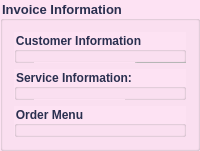
         <widget class="QGroupBox" name="groupBox">
          <property name="maximumSize">
           <size>
            <width>500</width>
            <height>800</height>
           </size>
          </property>
          <property name="font">
           <font>
            <pointsize>10</pointsize>
            <weight>75</weight>
            <bold>true</bold>
           </font>
          </property>
          <property name="styleSheet">
           <string notr="true">background-color: rgb(253, 226, 243);
color: rgb(42, 47, 79);</string>
          </property>
          <property name="title">
           <string>Invoice Information</string>
          </property>
          <layout class="QVBoxLayout" name="verticalLayout_2">
           <item>
            <widget class="QGroupBox" name="groupBoxCustomerInformation">
             <property name="font">
              <font>
               <pointsize>9</pointsize>
               <weight>75</weight>
               <bold>true</bold>
              </font>
             </property>
             <property name="title">
              <string>Customer Information</string>
             </property>
             <widget class="QLabel" name="label">
              <property name="geometry">
               <rect>
                <x>20</x>
                <y>60</y>
                <width>121</width>
                <height>21</height>
               </rect>
              </property>
              <property name="font">
               <font>
                <pointsize>9</pointsize>
               </font>
              </property>
              <property name="text">
               <string>Customer Name:</string>
              </property>
             </widget>
             <widget class="QLineEdit" name="lineEditTenKH">
              <property name="geometry">
               <rect>
                <x>120</x>
                <y>60</y>
                <width>151</width>
                <height>21</height>
               </rect>
              </property>
              <property name="font">
               <font>
                <pointsize>9</pointsize>
               </font>
              </property>
              <property name="styleSheet">
               <string notr="true">background-color: rgb(255, 255, 255);</string>
              </property>
             </widget>
             <widget class="QLineEdit" name="lineEditSoKH">
              <property name="geometry">
               <rect>
                <x>120</x>
                <y>90</y>
                <width>151</width>
                <height>21</height>
               </rect>
              </property>
              <property name="font">
               <font>
                <pointsize>9</pointsize>
               </font>
              </property>
              <property name="styleSheet">
               <string notr="true">background-color: rgb(255, 255, 255);</string>
              </property>
             </widget>
             <widget class="QLineEdit" name="lineEditMaHoaDon">
              <property name="geometry">
               <rect>
                <x>120</x>
                <y>30</y>
                <width>151</width>
                <height>21</height>
               </rect>
              </property>
              <property name="font">
               <font>
                <pointsize>9</pointsize>
               </font>
              </property>
              <property name="styleSheet">
               <string notr="true">background-color: rgb(255, 255, 255);</string>
              </property>
             </widget>
             <widget class="QLabel" name="label_4">
              <property name="geometry">
               <rect>
                <x>20</x>
                <y>30</y>
                <width>101</width>
                <height>21</height>
               </rect>
              </property>
              <property name="font">
               <font>
                <pointsize>9</pointsize>
               </font>
              </property>
              <property name="text">
               <string>ID Invoice:</string>
              </property>
             </widget>
             <widget class="QLabel" name="label_6">
              <property name="geometry">
               <rect>
                <x>20</x>
                <y>90</y>
                <width>101</width>
                <height>21</height>
               </rect>
              </property>
              <property name="font">
               <font>
                <pointsize>9</pointsize>
               </font>
              </property>
              <property name="text">
               <string>Phone Number:</string>
              </property>
             </widget>
             <widget class="QLabel" name="label_10">
              <property name="geometry">
               <rect>
                <x>20</x>
                <y>120</y>
                <width>121</width>
                <height>21</height>
               </rect>
              </property>
              <property name="font">
               <font>
                <pointsize>9</pointsize>
               </font>
              </property>
              <property name="text">
               <string>Server Number:</string>
              </property>
             </widget>
             <widget class="QLineEdit" name="lineEditServerMay">
              <property name="geometry">
               <rect>
                <x>120</x>
                <y>120</y>
                <width>151</width>
                <height>21</height>
               </rect>
              </property>
              <property name="font">
               <font>
                <pointsize>9</pointsize>
               </font>
              </property>
              <property name="styleSheet">
               <string notr="true">background-color: rgb(255, 255, 255);</string>
              </property>
             </widget>
            </widget>
           </item>
           <item>
            <widget class="QGroupBox" name="groupBoxServiceInformation">
             <property name="font">
              <font>
               <pointsize>9</pointsize>
               <weight>75</weight>
               <bold>true</bold>
              </font>
             </property>
             <property name="title">
              <string>Service Information:</string>
             </property>
             <widget class="QDateEdit" name="dateEditThoiGianBill">
              <property name="geometry">
               <rect>
                <x>120</x>
                <y>60</y>
                <width>111</width>
                <height>22</height>
               </rect>
              </property>
              <property name="styleSheet">
               <string notr="true">background-color: rgb(255, 255, 255);</string>
              </property>
             </widget>
             <widget class="QTimeEdit" name="timeEditThoiGianVao">
              <property name="geometry">
               <rect>
                <x>120</x>
                <y>90</y>
                <width>118</width>
                <height>22</height>
               </rect>
              </property>
              <property name="styleSheet">
               <string notr="true">background-color: rgb(255, 255, 255);</string>
              </property>
             </widget>
             <widget class="QLabel" name="label_9">
              <property name="geometry">
               <rect>
                <x>30</x>
                <y>130</y>
                <width>101</width>
                <height>31</height>
               </rect>
              </property>
              <property name="font">
               <font>
                <pointsize>9</pointsize>
               </font>
              </property>
              <property name="text">
               <string>Time out:</string>
              </property>
             </widget>
             <widget class="QLabel" name="label_11">
              <property name="geometry">
               <rect>
                <x>370</x>
                <y>10</y>
                <width>61</width>
                <height>31</height>
               </rect>
              </property>
              <property name="font">
               <font>
                <pointsize>9</pointsize>
                <weight>75</weight>
                <bold>true</bold>
               </font>
              </property>
              <property name="text">
               <string>Amount</string>
              </property>
             </widget>
             <widget class="QLineEdit" name="lineEditServerMay_2">
              <property name="geometry">
               <rect>
                <x>360</x>
                <y>50</y>
                <width>81</width>
                <height>21</height>
               </rect>
              </property>
              <property name="font">
               <font>
                <pointsize>9</pointsize>
               </font>
              </property>
             </widget>
             <widget class="QTimeEdit" name="timeEditThoiGianRa">
              <property name="geometry">
               <rect>
                <x>120</x>
                <y>120</y>
                <width>118</width>
                <height>22</height>
               </rect>
              </property>
              <property name="styleSheet">
               <string notr="true">background-color: rgb(255, 255, 255);</string>
              </property>
             </widget>
             <widget class="QSpinBox" name="spinBoxThoiGianSuDung">
              <property name="geometry">
               <rect>
                <x>120</x>
                <y>30</y>
                <width>42</width>
                <height>22</height>
               </rect>
              </property>
              <property name="contextMenuPolicy">
               <enum>Qt::PreventContextMenu</enum>
              </property>
              <property name="styleSheet">
               <string notr="true">background-color: rgb(255, 255, 255);</string>
              </property>
             </widget>
             <widget class="QLabel" name="label_12">
              <property name="geometry">
               <rect>
                <x>20</x>
                <y>90</y>
                <width>91</width>
                <height>31</height>
               </rect>
              </property>
              <property name="font">
               <font>
                <pointsize>9</pointsize>
               </font>
              </property>
              <property name="text">
               <string>Time in:</string>
              </property>
             </widget>
             <widget class="QLabel" name="label_13">
              <property name="geometry">
               <rect>
                <x>20</x>
                <y>30</y>
                <width>91</width>
                <height>31</height>
               </rect>
              </property>
              <property name="font">
               <font>
                <pointsize>9</pointsize>
               </font>
              </property>
              <property name="text">
               <string>Time Used:</string>
              </property>
             </widget>
             <widget class="QLabel" name="label_14">
              <property name="geometry">
               <rect>
                <x>20</x>
                <y>120</y>
                <width>91</width>
                <height>31</height>
               </rect>
              </property>
              <property name="font">
               <font>
                <pointsize>9</pointsize>
               </font>
              </property>
              <property name="text">
               <string>Time out:</string>
              </property>
             </widget>
             <widget class="QLabel" name="label_15">
              <property name="geometry">
               <rect>
                <x>20</x>
                <y>60</y>
                <width>91</width>
                <height>31</height>
               </rect>
              </property>
              <property name="font">
               <font>
                <pointsize>9</pointsize>
               </font>
              </property>
              <property name="text">
               <string>Date:</string>
              </property>
             </widget>
            </widget>
           </item>
           <item>
            <widget class="QGroupBox" name="groupBoxOrderMenu">
             <property name="font">
              <font>
               <pointsize>9</pointsize>
               <weight>75</weight>
               <bold>true</bold>
              </font>
             </property>
             <property name="title">
              <string>Order Menu</string>
             </property>
            </widget>
           </item>
          </layout>
         </widget>
